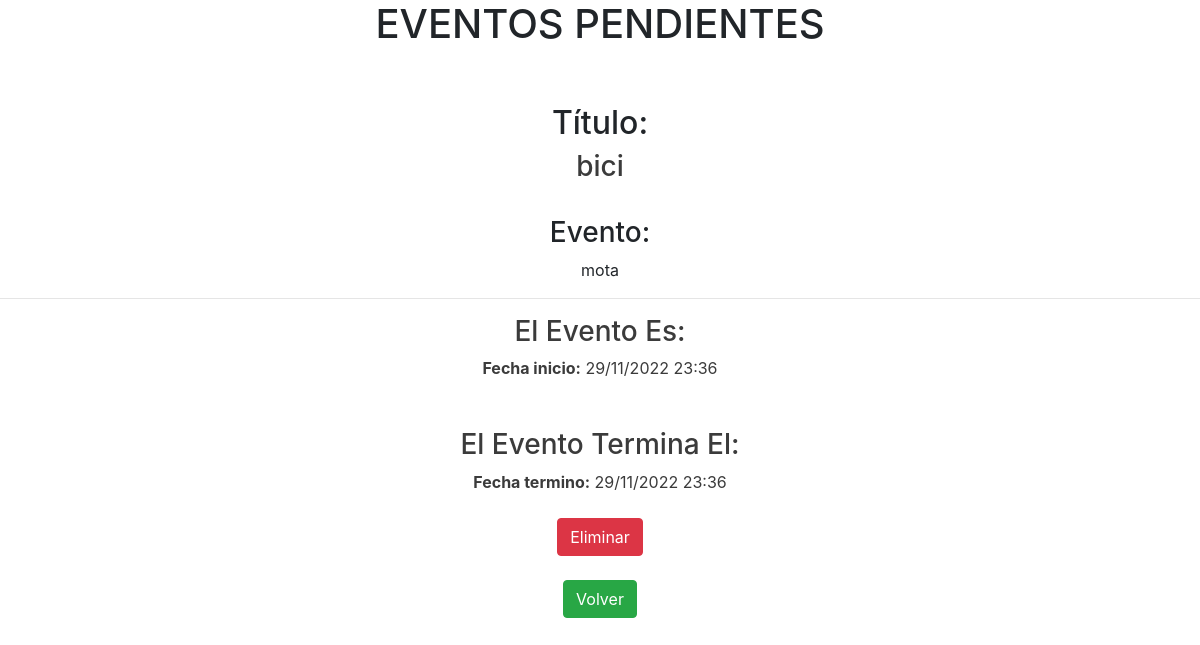
Screenshot of /admin/descripcion_evento.php?id=16 with the database file from the repository.
### tables this page shows
CREATE TABLE `eventos` (
  `id` int unsigned NOT NULL AUTO_INCREMENT,
  `title` varchar(150) DEFAULT NULL,
  `body` text NOT NULL,
  `url` varchar(150) NOT NULL,
  `class` varchar(45) NOT NULL DEFAULT 'event-important',
  `start` varchar(15) NOT NULL,
  `end` varchar(15) NOT NULL,
  `inicio_normal` varchar(50) NOT NULL,
  `final_normal` varchar(50) NOT NULL,
  PRIMARY KEY (`id`)
);

### admin/funciones.php (called while the page is built, shortened)
<?php
function evaluar($valor)
{
	$nopermitido = array("'",'\\','<','>',"\"");
	$valor = str_replace($nopermitido, "", $valor);
	return $valor;
}
 ?>

### admin/descripcion_evento.php (the view, shortened to what this page needs)
<?php
    include 'config.php';
    include 'funciones.php';
    $id  = evaluar($_GET['id']);
    $bd  = $conexion->query("SELECT * FROM eventos WHERE id=$id");
    $row = $bd->fetch_assoc();
    $titulo=$row['title'];
    $evento=$row['body'];
    $inicio=$row['inicio_normal'];
    $final=$row['final_normal'];
 ?>
<!DOCTYPE html>
<html lang="en">
<center>
    <center><h1>EVENTOS PENDIENTES</h1></center>
    <br>
    <br>
<head>
    <link rel="stylesheet" href="https://stackpath.bootstrapcdn.com/bootstrap/4.1.3/css/bootstrap.min.css">
</head>
<body>
    <h2>Título:</h2>
	 <h3><font color="3B3B3B"><?=$titulo?></font></h3>
     <br>
      <h3>Evento:</h3>
     <p><?=$evento?></p>
	 <hr>
     <h3><font color="3B3B3B">El Evento Es:</h3>
     <b>Fecha inicio:</b> <?=$inicio?>
     <br>
     <br>
     <br>
     <h3><font color="3B3B3B">El Evento Termina El:</h3>
     <b>Fecha termino:</b> <?=$final?>
</body>
<br>
<br>
<form action="" method="post">
    <button type="submit" class="btn btn-danger" name="eliminar_evento">Eliminar</button>
</form>
<br>
<form action="index.php" method="post">
    <button type="submit" class="btn btn-success" >Volver</button>
</form>
<br>
</center>
</html>

### rows the page displays
eventos: title "bici", body "mota", inicio_normal "29/11/2022 23:36", final_normal "29/11/2022 23:36"
